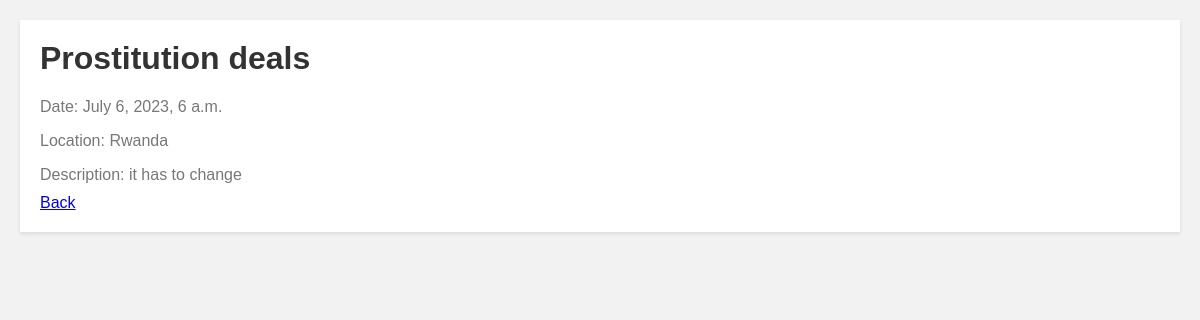
Page /events/Prostitution deals/ on the committed database.
### events/models.py (models this page shows, shortened)
class Event(models.Model):
    title = models.CharField(max_length=255)
    description = models.TextField()
    start_date = models.DateTimeField()
    end_date = models.DateTimeField()
    location = models.CharField(max_length=255)
    category = models.ForeignKey(Category, on_delete=models.CASCADE)
    is_free = models.BooleanField(default=True)

### events/views.py (the view)
# urls.py: path('<str:title>/', event_details, name='event_details'),
def event_details(request, title):
    event = Event.objects.get(title=title)
    return render(request, 'events/event_details.html', {'event': event})

### events/templates/events/event_details.html (shortened to what this page needs)
<!DOCTYPE html>
<html>
<head>
</head>
<body>
    <div class="event-details">
        <h1>{{ event.title }}</h1>
        <p>Date: {{ event.start_date }}</p>
        <p>Location: {{ event.location }}</p>
        <p>Description: {{ event.description }}</p>
        <a href="{% url 'event_list' %}" class="details-link">Back</a>
    </div>
</body>
</html>

### events/templates/events/event_details.html (style rules this page uses)
body { font-family: Arial, sans-serif; background-color: #f2f2f2; margin: 0; padding: 20px; }
h1 { color: #333; margin-top: 0; }
.event-details { background-color: #fff; padding: 20px; box-shadow: 0 2px 4px rgba(0, 0, 0, 0.1); }
.event-details p { color: #777; margin-bottom: 10px; }

### rows in the picture
Event: title "Prostitution deals", start_date "July 6, 2023, 6 a.m.", location "Rwanda", description "it has to change"
